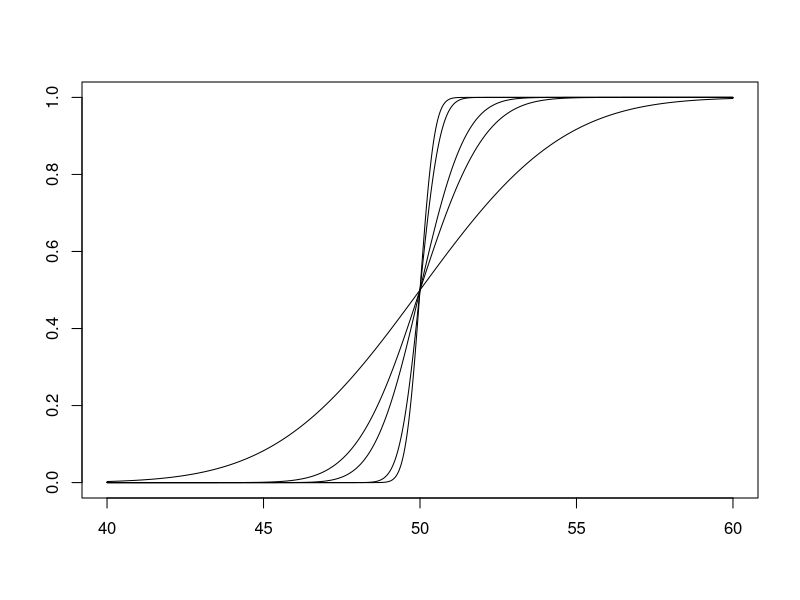
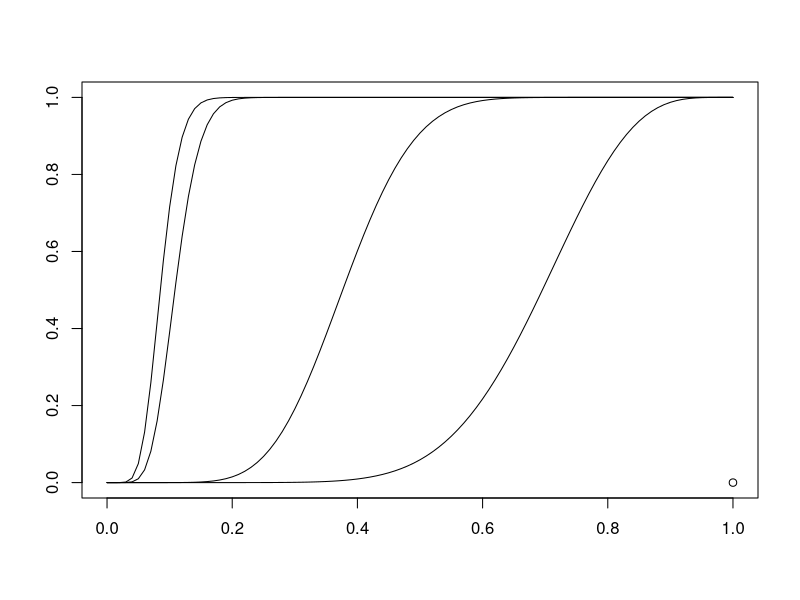
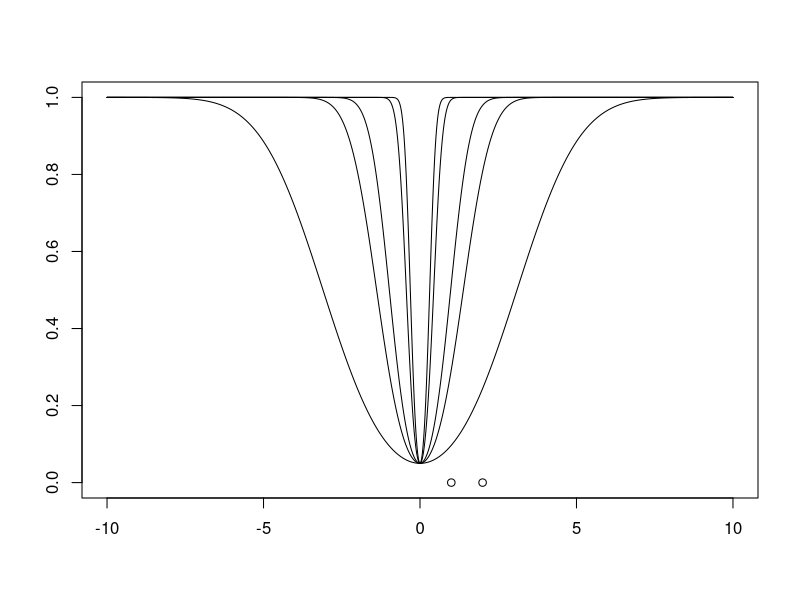
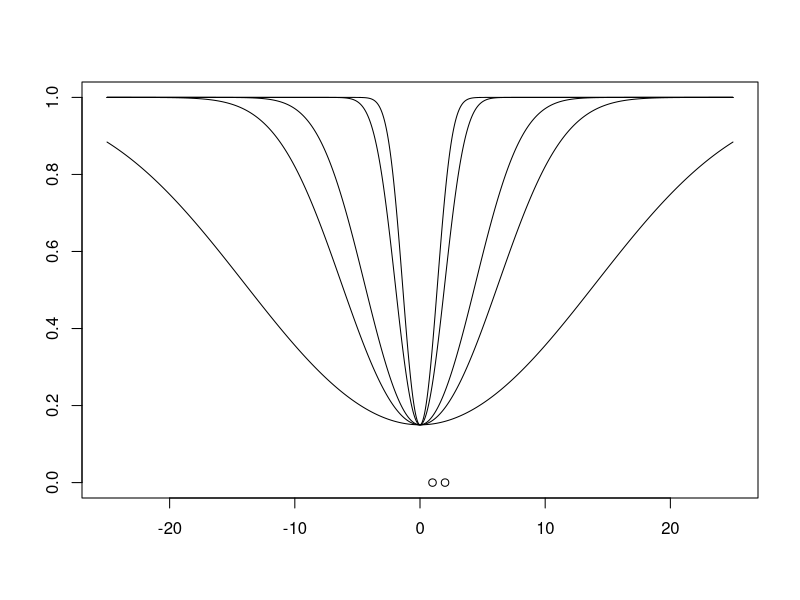

Recreate these plots in R, in order.
## ---- chunk 1
library(tidyverse)
## ---- chunk 2
potencia_mu<-function(mu, n){
  cuantil_1<-(50-(mu))/sqrt(130/n) #Región de rechazo mayor a 50 (cambiar el 50 por 45, 40, ...)
  pi_de_mu<-1-pnorm(cuantil_1)
}
## ---- chunk 3
mu<-seq(40,60,0.01)
muestras_n<-c(10, 50, 100,500,1000)
plot(c(0,0), xlim=c(min(mu),max(mu)), ylim=c(0,1), ylab="", xlab="")
for (n in muestras_n) {
  Pi_mu<-potencia_mu(mu,n)
  lines(mu, Pi_mu)
}

## ---- chunk 4
muestras_n_2<-c(15,28, 98,125)
for (i in muestras_n_2) {
  print(qbinom(.9, i, 1/5))
}
## ---- chunk 5
a_1<-1-pbinom(10, 38, 1/5) 
a_1

## ---- chunk 6
a_2<-1-pbinom(11, 38, 1/5)
a_2
## ---- chunk 7
a_3<-1-pbinom(10, 37, 1/5)
a_3
## ---- chunk 8
potencia_p<-function(n, p){
  pi_de_p<-1-pbinom(10,n,p) 
}
## ---- chunk 9
p<-seq(0,1,0.01)
muestras_n_2<-c(15,28, 98,125)
plot(c(0,0), xlim=c(min(p),max(p)), ylim=c(0,1), ylab="", xlab="")

for (n in muestras_n_2) {
  pi_de_p<-potencia_p(n,p)
  lines(p, pi_de_p)
}
## ---- chunk 10
potencia_mu_1 <- function(mu_1,n,alpha=0.05, sigma=5){
  cuantil_alpha_medios <- qnorm(alpha/2,lower.tail = FALSE)
  pi_mu_1<- pnorm(cuantil_alpha_medios-(mu_1*sqrt(n)/sigma) , lower.tail = F) + pnorm(-cuantil_alpha_medios-(mu_1*sqrt(n)/sigma)) 
}
## ---- chunk 11
mu_1<-seq(-10,10,0.01)
muestras_n_2<-c(10, 50, 100,500,1000)
plot(c(0,0), xlim=c(min(mu_1),max(mu_1)), ylim=c(0,1), ylab="", xlab="")
for (n in muestras_n_2) {
  pi_mu_1<-potencia_mu_1(mu_1,n)
  lines(mu_1, pi_mu_1)
}

## ---- chunk 12
potencia_mu_2 <- function(mu_1,n,alpha=0.15, sigma=30){
  cuantil_alpha_medios <- qnorm(alpha/2,lower.tail = FALSE)
  pi_mu_1<- pnorm(cuantil_alpha_medios-(mu_1*sqrt(n)/sigma) , lower.tail = F) + pnorm(-cuantil_alpha_medios-(mu_1*sqrt(n)/sigma)) 
}
## ---- chunk 13
mu_1<-seq(-25,25,0.01)
muestras_n_2<-c(10, 50, 100,500,1000)
plot(c(0,0), xlim=c(min(mu_1),max(mu_1)), ylim=c(0,1), ylab="", xlab="")
for (n in muestras_n_2) {
  pi_mu_1<-potencia_mu_2(mu_1,n)
  lines(mu_1, pi_mu_1)
}
